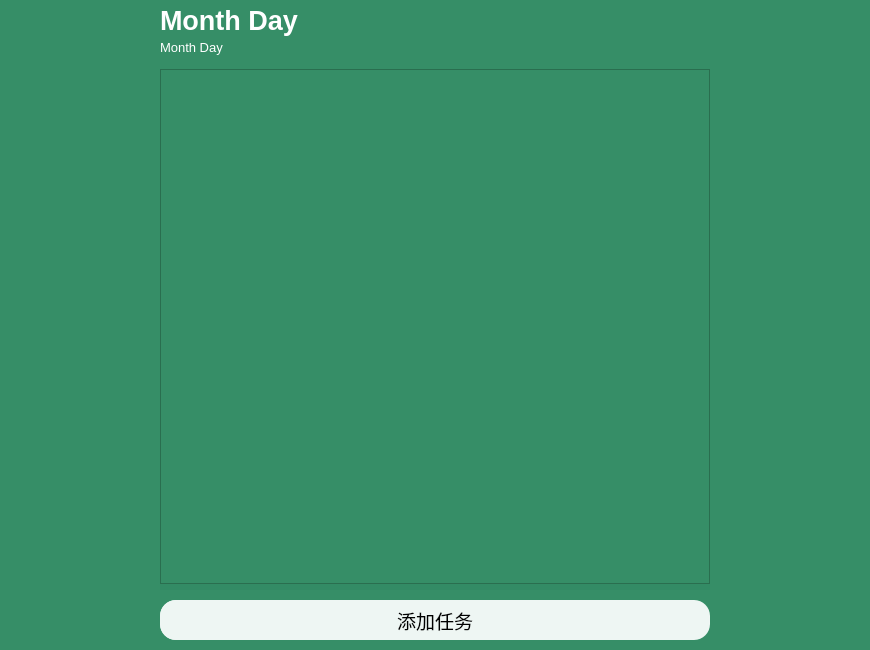
<?xml version="1.0" encoding="UTF-8"?>
<ui version="4.0">
 <class>todayScheduleWidget</class>
 <widget class="QWidget" name="todayScheduleWidget">
  <property name="geometry">
   <rect>
    <x>0</x>
    <y>0</y>
    <width>870</width>
    <height>650</height>
   </rect>
  </property>
  <property name="windowTitle">
   <string>Form</string>
  </property>
  <widget class="QWidget" name="todolistwidget" native="true">
   <property name="geometry">
    <rect>
     <x>160</x>
     <y>0</y>
     <width>550</width>
     <height>590</height>
    </rect>
   </property>
   <property name="styleSheet">
    <string notr="true">background-color: rgb(51, 139, 101);</string>
   </property>
   <widget class="QLabel" name="subtitleBar">
    <property name="geometry">
     <rect>
      <x>0</x>
      <y>40</y>
      <width>550</width>
      <height>30</height>
     </rect>
    </property>
    <property name="font">
     <font>
      <family>Microsoft YaHei UI</family>
      <pointsize>10</pointsize>
      <italic>false</italic>
      <bold>false</bold>
     </font>
    </property>
    <property name="styleSheet">
     <string notr="true">background-color: rgb(54, 142, 103);
font: 10pt &quot;Microsoft YaHei UI&quot;;
color: rgb(255, 255, 255);</string>
    </property>
    <property name="text">
     <string>&lt;html&gt;&lt;head/&gt;&lt;body&gt;&lt;p&gt;&lt;span style=&quot; color:#ffffff;&quot;&gt;  Month Day&lt;/span&gt;&lt;/p&gt;&lt;/body&gt;&lt;/html&gt;</string>
    </property>
    <property name="alignment">
     <set>Qt::AlignLeading|Qt::AlignLeft|Qt::AlignTop</set>
    </property>
   </widget>
   <widget class="QListWidget" name="listWidget">
    <property name="geometry">
     <rect>
      <x>0</x>
      <y>69</y>
      <width>550</width>
      <height>515</height>
     </rect>
    </property>
    <property name="styleSheet">
     <string notr="true">background-color: rgb(54, 142, 103);
</string>
    </property>
    <property name="verticalScrollBarPolicy">
     <enum>Qt::ScrollBarAlwaysOff</enum>
    </property>
    <property name="horizontalScrollBarPolicy">
     <enum>Qt::ScrollBarAlwaysOff</enum>
    </property>
    <property name="spacing">
     <number>5</number>
    </property>
   </widget>
   <widget class="QLabel" name="titleBar">
    <property name="geometry">
     <rect>
      <x>0</x>
      <y>0</y>
      <width>550</width>
      <height>41</height>
     </rect>
    </property>
    <property name="font">
     <font>
      <family>Microsoft YaHei UI</family>
      <pointsize>20</pointsize>
      <italic>false</italic>
      <bold>true</bold>
     </font>
    </property>
    <property name="styleSheet">
     <string notr="true">background-color: rgb(54, 142, 103);
font: 700 20pt &quot;Microsoft YaHei UI&quot;;
color: rgb(255, 255, 255);</string>
    </property>
    <property name="text">
     <string>&lt;html&gt;&lt;head/&gt;&lt;body&gt;&lt;p&gt;&lt;span style=&quot; color:#ffffff;&quot;&gt;  Month Day&lt;/span&gt;&lt;/p&gt;&lt;/body&gt;&lt;/html&gt;</string>
    </property>
    <property name="alignment">
     <set>Qt::AlignLeading|Qt::AlignLeft|Qt::AlignVCenter</set>
    </property>
   </widget>
  </widget>
  <widget class="QLabel" name="background">
   <property name="geometry">
    <rect>
     <x>0</x>
     <y>0</y>
     <width>870</width>
     <height>650</height>
    </rect>
   </property>
   <property name="styleSheet">
    <string notr="true">background-color: rgb(54, 142, 103);</string>
   </property>
   <property name="text">
    <string/>
   </property>
  </widget>
  <widget class="QPushButton" name="addTaskEntryButton">
   <property name="geometry">
    <rect>
     <x>160</x>
     <y>600</y>
     <width>550</width>
     <height>40</height>
    </rect>
   </property>
   <property name="font">
    <font>
     <pointsize>14</pointsize>
    </font>
   </property>
   <property name="styleSheet">
    <string notr="true">border-style: solid;
border-radius: 16px;
background-color: rgb(238, 246, 243);</string>
   </property>
   <property name="text">
    <string>添加任务</string>
   </property>
  </widget>
  <widget class="QLineEdit" name="addTaskInput">
   <property name="geometry">
    <rect>
     <x>250</x>
     <y>600</y>
     <width>450</width>
     <height>40</height>
    </rect>
   </property>
   <property name="styleSheet">
    <string notr="true">border-radius: 16px;
border-style: solid;
background-color: rgb(238, 246, 243);
font: 12pt &quot;Microsoft YaHei UI&quot;;</string>
   </property>
  </widget>
  <widget class="QPushButton" name="addTaskButton">
   <property name="geometry">
    <rect>
     <x>160</x>
     <y>600</y>
     <width>40</width>
     <height>40</height>
    </rect>
   </property>
   <property name="styleSheet">
    <string notr="true">border-radius: 16px;
border-style: solid;
background-color: rgb(238, 246, 243);</string>
   </property>
   <property name="text">
    <string>添加</string>
   </property>
  </widget>
  <zorder>background</zorder>
  <zorder>todolistwidget</zorder>
  <zorder>addTaskInput</zorder>
  <zorder>addTaskButton</zorder>
  <zorder>addTaskEntryButton</zorder>
 </widget>
 <resources/>
 <connections/>
</ui>
